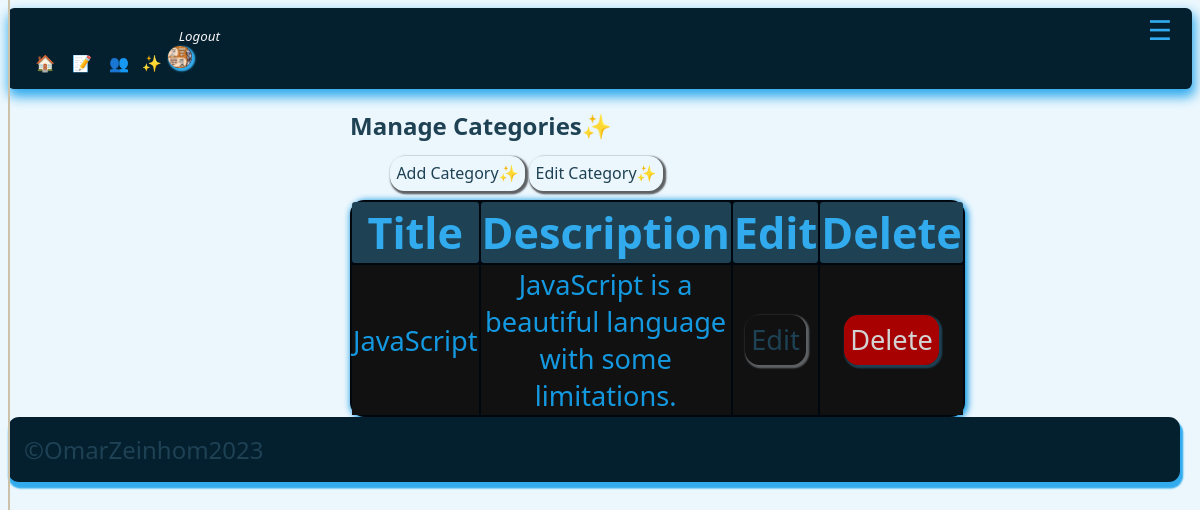
Page /adminpanel/manage_categories.php (signed in) on the committed database.
### tables this page shows
CREATE TABLE `users` (
  `id` int(11) UNSIGNED NOT NULL,
  `firstname` varchar(50) NOT NULL,
  `lastname` varchar(50) NOT NULL,
  `username` varchar(50) NOT NULL,
  `email` varchar(100) NOT NULL,
  `password` varchar(255) NOT NULL,
  `avatar` varchar(255) NOT NULL,
  `is_admin` tinyint(1) NOT NULL
);

CREATE TABLE `categories` (
  `id` int(11) UNSIGNED NOT NULL,
  `title` varchar(50) NOT NULL,
  `description` text NOT NULL
);

### adminpanel/manage_categories.php (the view, shortened to what this page needs)
<?php
$page__title = 'Manage Categories✨';
include('./partials/sidenav/sidenav.php');
require('./config/database.php');
$category__db__query = "SELECT * FROM categories ORDER BY title";
$categories = mysqli_query($connect__db, $category__db__query);
?>
<section class="app_section-form" style="overflow: x-auto; margin: auto; max-width: 500px; width:100%; height:100%; ">
    <h1><?php echo $page__title; ?></h1>
    <?php
    if (isset($_SESSION['user_is_admin'])) : ?>
    <ul>
        <li class='app__sidenav-item'><a href="<?= ADMIN_URL ?>add_category.php" class="app__link-btn">Add
                Category✨</a>
        </li>
        <li class='app__sidenav-item'><a href="<?= ADMIN_URL ?>edit_category.php" class="app__link-btn">Edit
                Category✨</a>
        </li>
    </ul>
    <?php if (mysqli_num_rows($categories) > 0) : ?>
    <div class="container" style="overflow: x-auto;">
        <table class="app__table">
            <thead class="app__thead">
                <tr clas="app__tr">
                    <th class="app_th">Title</th>
                    <th class="app_th">Description</th>
                    <th class="app_th">Edit</th>
                    <th class="app_th">Delete</th>
                </tr>
            </thead>
            <tbody class="app__tbody">
                <?php while ($categories = mysqli_fetch_assoc($categories)) : ?>
                <tr clas="app__tr">
                    <td class="app__td"><?= $categories['title']  ?></td>
                    <td class="app__td"><?= $categories['description'] ?? null ?></td>
                    <td class="app__td"><a href="<?= ADMIN_URL ?>edit_category.php?id=<?= $categories['id'] ?>"
                            class="app__link-btn">Edit</a></td>
                    <td class="app__td"><a href="<?= ADMIN_URL ?>delete_category.php?id=<?= $categories['id'] ?>"
                            class="app__alert-btn-sm">Delete</a>
                    </td>
                </tr>
                <?php endwhile; ?>
            </tbody>
        </table>
    </div>
    <?php endif; ?>
    <?php endif; ?>
</section>
<?php
include('./partials/footer/footer.php');
?>

### adminpanel/partials/nav/nav.php (shortened to what this page needs)
<?php
include('./partials/header/header.php');
if (isset($_SESSION['user-id'])) {
    $id = filter_var($_SESSION['user-id'], FILTER_SANITIZE_NUMBER_INT);
    $query = "SELECT avatar from users WHERE id=$id";
    $result = mysqli_query($connect__db, $query);
    $avatar = mysqli_fetch_assoc($result);
}
?>
<div class="app__sidenav-closed">
    <li class='app__sidenav-item'><a href="<?= ADMIN_URL ?>dashboard.php" class="app__sidenav-itemLink"> 🏠</a></li>
    <li class='app__sidenav-item'><a href="<?= ADMIN_URL ?>manage_posts.php" class="app__sidenav-itemLink">📝</a>
    </li>
    <?php
    if (isset($_SESSION['user_is_admin'])) : ?>
        <li class='app__sidenav-item'><a href="<?= ADMIN_URL ?>manage_users.php" class="app__sidenav-itemLink">👥</a>
        <li class='app__sidenav-item'><a href="<?= ADMIN_URL  ?>manage_categories.php" class="app__sidenav-itemLink">✨</a>
        </li>
    <?php endif; ?>
    <?php if (isset($_SESSION['user-id'])) : ?>
        <li class='app__sidenav-item'>
            <a href="<?= ADMIN_URL ?>logout.php" class="app__sidenav-itemLink"><small>
                    <i> Logout</i>
                </small>
                <img alt="avatar" class="app__admin__nav-avatar" loading="lazy" src="<?= ROOT_URL . 'images/' . $avatar['avatar'] ?>" />
            </a>
        </li>
    <?php else : ?>
        <li class='app__sidenav-item'><a href="<?= ROOT_URL ?>login.php" class="app__sidenav-itemLink">🚪</a>
        </li>
    <?php endif; ?>
</div>

### global/styles/css/adminstyles.css (style rules this page uses)
.app__admin__nav-avatar { border-radius: 90%; max-width: 1.5rem; max-height: 1.4rem; width: 100%; height: 100%; -o-object-fit: cover; object-fit: cover; background-color: black; box-shadow: 0.1rem 0.1rem 0.1rem 0.1rem var(--color-primary); }
.app__sidenav-closed { top: 0; background-color: var(--color-blackpearl); padding: 1rem 7rem 1rem 1rem; box-shadow: 0.1rem 0.4rem 0.7rem 0.1rem var(--color-primary); width: 100%; max-width: 100%; border-radius: 0.4rem; height: 100%; }
.app__sidenav-item { display: inline-block; }
.app__sidenav-itemLink { text-decoration: none; transition: 0.3s all ease-in-out; color: whitesmoke; padding: 0.1rem 0.1rem 0.3rem 0.7rem; transition: 0.3s ease-in-out; }
* { box-sizing: border-box; }
.container { width: 100%; height: 100%; max-width: -webkit-fit-content; max-width: -moz-fit-content; max-width: fit-content; max-height: -webkit-fit-content; max-height: -moz-fit-content; max-height: fit-content; }
.app__table { background-color: var(--color-dark-pearl); text-align: center; box-shadow: 0.1rem 0.1rem 0.4rem 0.1rem var(--color-cerulean); border-radius: 0.9rem; width: 100%; height: 100%; font-size: 1.7rem; }
.app_th { background-color: var(--color-primary-dark); border-radius: 0.2rem; font-size: 2.7rem; color: var(--color-primary); }
.app__tbody { background-color: var(--color-darkest-gray); color: var(--color-cerulean); }
:root { --color-primary: #31abed; --color-alternative: #08405e; --color-primary-dark: #1e4154; --color-bgprimary: #053d57; --color-bgwhitefoam: #ecf7fd; --color-blackpearl: #04202f; --color-tiber: #052638; --color-tarawera: #08405e; --color-greenblue: #0e6da0; --color-cerulean: #1499e1; --color-pictonblue: #31abed; --color-malibu: #72c6f3; --color-sail: #b4e0f8; --color-selago: #f6fbfe; --color-black: black; --color-medium-gray: #7d8184; --color-dark-gray: #5e6164; --color-darkest-gray: #111111; --color-light-gray: #a9a9a9; --color-lightest-gray: #d3d3d3; --color-dark-pearl: #00070e; --color-dark-navyblue: #00162a; --color-white: #ffffff; --color-red: #a80101; --color-dark-red: #700000; --transition-slow: all 3s ease-in-out; --transition-medium: all 1.5s ease-in-out; --transition-fast: all 0.3s ease-in-out; }
body { background-color: var(--color-bgwhitefoam); color: var(--color-primary-dark); font-family: system-ui, -apple-system, BlinkMacSystemFont, "Segoe UI", Roboto, Oxygen, Ubuntu, Cantarell, "Open Sans", "Helvetica Neue", sans-serif; }
.container { width: 100%; height: 100%; }
.app__link-btn { text-decoration: none; color: var(--color-primary-dark); transition: 0.3s ease-in all; box-shadow: 0.1rem 0.1rem 0.1rem 0.1rem var(--color-dark-gray); border-radius: 0.9rem; padding: 0.4rem 0.4rem 0.4rem 0.4rem; }
.app__alert-btn-sm { text-decoration: none; color: var(--color-lightest-gray); background-color: var(--color-red); transition: 0.3s ease-in all; box-shadow: 0.1rem 0.1rem 0.1rem 0.1rem var(--color-primary-dark); border-radius: 0.9rem; padding: 0.4rem 0.4rem 0.4rem 0.4rem; }

### rows in the picture
users: avatar (picture)
categories: title "JavaScript", description "JavaScript is a beautiful language with some limitations."

### other values in the picture
$page__title "Manage Categories✨"
